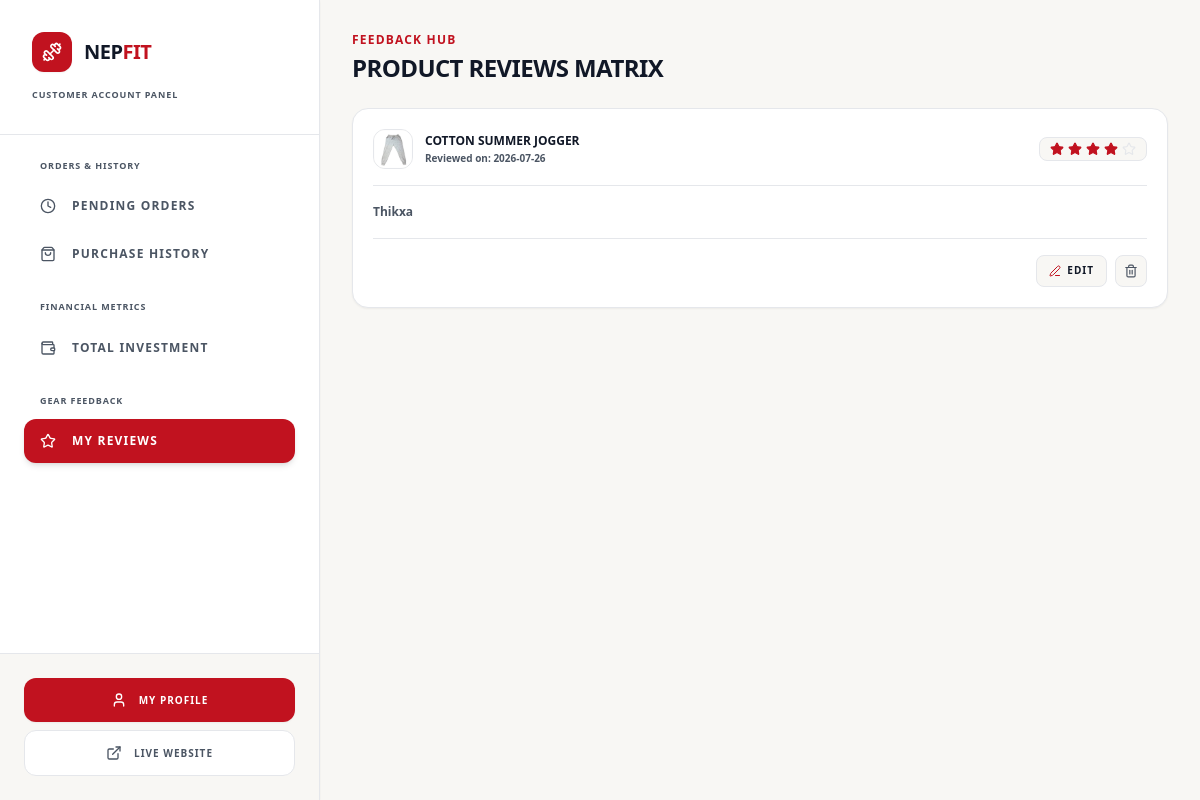
The app's page /dashboard/?section=my-reviews (signed in), older data.
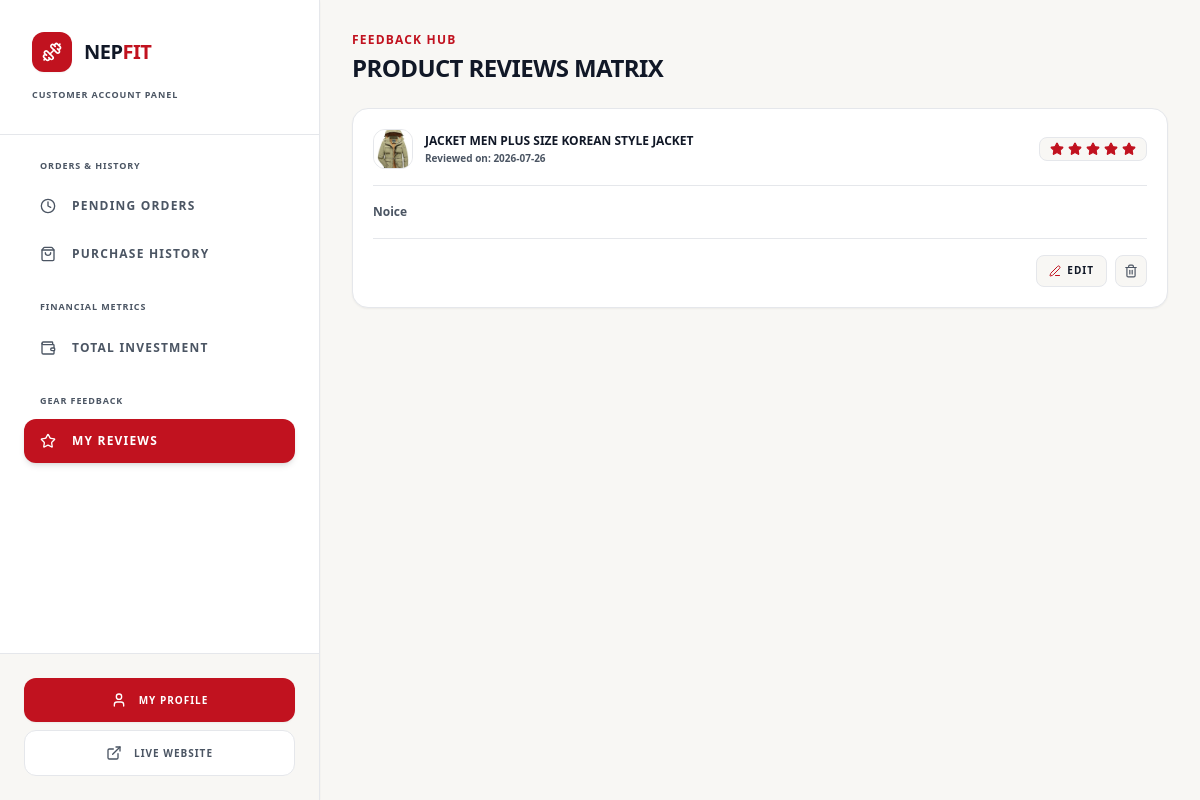
The same page, newer data.
### nf_app/models.py (models this page shows, shortened)
class Review(models.Model):
    product = models.ForeignKey(Product, on_delete=models.CASCADE, related_name='reviews')
    customer = models.ForeignKey(User, on_delete=models.CASCADE)
    rating = models.PositiveIntegerField(default=5)
    comment = models.TextField()
    created_at = models.DateTimeField(auto_now_add=True)

class Product(models.Model):
    class Category(models.TextChoices):
        SHIRTS = 'shirts', 'Shirts'
        T_SHIRTS = 't_shirts', 'T-Shirts'
        PANTS = 'pants', 'Pants'
        HOODIES = 'hoodies', 'Hoodies'
        JACKETS = 'jackets', 'Jackets'
        SWEATSHIRTS = 'sweatshirts', 'Sweatshirts'
        JOGGERS = 'joggers', 'Joggers'
        SHORTS = 'shorts', 'Shorts'
    class Size(models.TextChoices):
        SMALL = 'S', 'Small'
        MEDIUM = 'M', 'Medium'
        LARGE = 'L', 'Large'
        XLARGE = 'XL', 'Extra Large'
        XXLARGE = 'XXL', 'Double Extra Large'
    name = models.CharField(max_length=255)
    brand = models.CharField(max_length=100, default='NepFit', help_text="Brand name (e.g., NepFit)")
    category = models.CharField(max_length=30, choices=Category.choices)
    size = models.CharField(max_length=10, choices=Size.choices, default=Size.MEDIUM, help_text="Default size for this product")
    description = models.TextField(help_text="Product details, fabric materials, and sizing guide.")
    price = models.DecimalField(max_digits=10, decimal_places=2)
    stock = models.PositiveIntegerField(default=10)
    product_image = models.ImageField(upload_to='images/products/')
    is_active = models.BooleanField(default=True)
    created_at = models.DateTimeField(auto_now_add=True)

### nf_app/views/dashboard.py (the view)
# urls.py: path('dashboard/', customer_dashboard_view, name='customer_dashboard')
@login_required
def customer_dashboard_view(request):
    if request.user.is_staff:
        messages.error(request, "You are not authorized to access the customer dashboard.")
        return redirect('home')
    section = request.GET.get('section', 'pending-orders')
    context = {
        'section': section,
        'gross_spent': Order.objects.filter(customer=request.user, status=Order.Status.COMPLETED).aggregate(total=models.Sum('total_amount'))['total'] or 0,
        'average_spent': Order.objects.filter(customer=request.user, status=Order.Status.COMPLETED).aggregate(avg=models.Avg('total_amount'))['avg'] or 0
    }
    if section == 'pending-orders':
        context['pending_orders'] = Order.objects.exclude(customer=request.user, status__in=[Order.Status.COMPLETED, Order.Status.CANCELLED]).order_by('-created_at')
    elif section == 'my-orders':
        context['orders'] = Order.objects.filter(customer=request.user, status__in=[Order.Status.COMPLETED, Order.Status.CANCELLED]).order_by('-created_at')
    elif section == 'my-reviews':
        context['reviews'] = Review.objects.filter(customer=request.user).order_by('-created_at')
    elif section == 'total-spent':
        context['total_spent'] = Order.objects.filter(customer=request.user, status=Order.Status.COMPLETED).order_by('-created_at')
    return render(request, 'dashboard/customer_dashboard.html', context)

### nf_app/templates/dashboard/customer_dashboard.html (shortened to what the changed rows need)
<!DOCTYPE html>
<html lang="en">
<head>
    {% load static %}
    <link href="{% static 'css/styles.css' %}" rel="stylesheet" />
</head>
<body class="bg-[#F8F7F4] flex min-h-screen overflow-hidden text-[#4B5563] font-sans antialiased">
    <aside class="w-80 bg-[#FFFFFF] flex flex-col shadow-sm relative z-30 border-r border-[#E5E7EB]">
        <div class="p-8 border-b border-[#E5E7EB]">
            <div class="flex items-center gap-3">
                <h1 class="text-xl font-black tracking-tight uppercase text-[#111827]">
                    Nep<span class="text-[#C1121F]">Fit</span>
                </h1>
            </div>
        </div>
    </aside>
    <main class="flex-grow flex flex-col h-screen overflow-y-auto bg-[#F8F7F4] p-6 sm:p-8">
        {% if section == 'pending-orders' or not section %}
            {% include 'dashboard/customer/_pending_orders.html' %}
        {% elif section == 'my-orders' %}
            {% include 'dashboard/customer/_my_orders.html' %}
        {% elif section == 'total-spent' %}
            {% include 'dashboard/customer/_total_spent.html' %}
        {% elif section == 'my-reviews' %}
            {% include 'dashboard/customer/_my_reviews.html' %}
        {% endif %}
    </main>
</body>
</html>

### nf_app/templates/dashboard/customer/_my_reviews.html (shortened to what this page needs)
<div class="space-y-6">
    <div>
        <h2 class="text-xs font-extrabold uppercase tracking-widest text-[#C1121F] mb-1">Feedback Hub</h2>
        <h1 class="text-2xl font-black tracking-tight text-[#111827] uppercase">Product Reviews Matrix</h1>
    </div>
    <div class="space-y-4">
        {% for review in reviews %}
            <div class="bg-[#FFFFFF] border border-[#E5E7EB] rounded-2xl p-5 hover:border-[#1F2937]/30 transition-all shadow-sm">
                <div class="flex flex-col sm:flex-row sm:items-center justify-between gap-4 border-b border-[#E5E7EB] pb-4 mb-4">
                    <div class="flex items-center gap-3">
                        <div class="w-10 h-10 bg-[#F8F7F4] rounded-xl border border-[#E5E7EB] flex items-center justify-center font-black text-[#111827] text-xs overflow-hidden">
                            {% if review.product.product_image %}
                                <img src="{{ review.product.product_image.url }}" alt="Product Image" class="w-full h-full object-cover">
                            {% else %}
                                <i data-lucide="dumbbell" class="w-4 h-4 text-[#4B5563]"></i>
                            {% endif %}
                        </div>
                        <div>
                            <h4 class="text-xs font-black text-[#111827] uppercase">{{ review.product.name }}</h4>
                            <p class="text-[10px] text-[#4B5563] font-bold mt-0.5">Reviewed on: {{ review.created_at | date:"Y-m-d" }} </p>
                        </div>
                    </div>
                    <div class="flex items-center gap-1 bg-[#F8F7F4] border border-[#E5E7EB] px-2.5 py-1 rounded-lg">
                        {% for i in '12345' %}
                            {% if forloop.counter <= review.rating %}
                                <i data-lucide="star" class="w-3.5 h-3.5 text-[#C1121F] fill-current"></i>
                            {% else %}
                                <i data-lucide="star" class="w-3.5 h-3.5 text-[#E5E7EB]"></i>
                            {% endif %}
                        {% endfor %}
                    </div>
                </div>
                <div class="space-y-2">
                    <p class="text-xs text-[#4B5563] leading-relaxed font-bold">{{ review.comment }}</p>
                </div>
                <div class="flex justify-end gap-2 mt-4 pt-4 border-t border-[#E5E7EB]">
                    <a href="/review/edit/{{review.id}}" class="bg-[#F8F7F4] hover:bg-[#E5E7EB] text-[#111827] font-extrabold h-8 px-3 rounded-lg text-[10px] uppercase tracking-widest border border-[#E5E7EB] transition-all flex items-center gap-1.5">
                        <i data-lucide="edit-3" class="w-3 h-3 text-[#C1121F]"></i> Edit
                    </a>
                    <a href="/review/delete/{{review.id}}" class="bg-[#F8F7F4] hover:bg-[#B91C1C]/10 border border-[#E5E7EB] hover:border-[#B91C1C]/20 text-[#4B5563] hover:text-[#B91C1C] h-8 w-8 rounded-lg transition-all flex items-center justify-center">
                        <i data-lucide="trash-2" class="w-3.5 h-3.5"></i>
                    </a>
                </div>
            </div>
        {% endfor %}
    </div>
</div>

Row changes from the older to the newer data that the page shows:
removed Review: product.product_image (picture), product.name "COTTON SUMMER JOGGER", created_at "2026-07-26", rating 4 (drawn), comment "Thikxa"
added Review: product.product_image (picture), product.name "JACKET MEN PLUS SIZE KOREAN STYLE JACKET", created_at "2026-07-26", rating 5 (drawn), comment "Noice"
